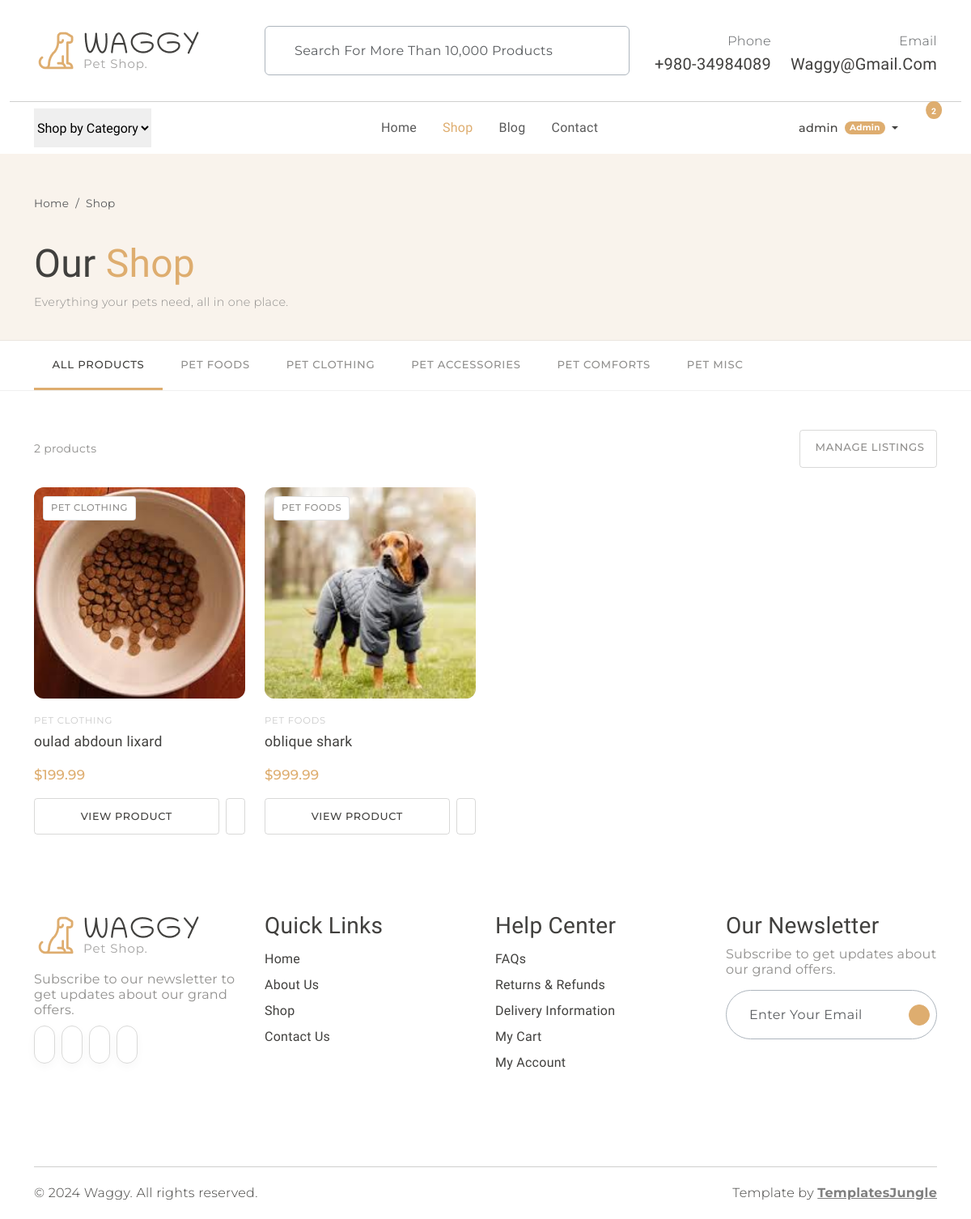
/shop/ (signed in), run on the app's committed database.
### models.py (models this page shows, shortened)
class User(UserMixin, db.Model):
    __tablename__ = "users"
    id               = db.Column(db.Integer,     primary_key=True)
    username         = db.Column(db.String(80),  unique=True, nullable=False)
    email            = db.Column(db.String(120), unique=True, nullable=False)
    password_hash    = db.Column(db.String(256), nullable=False)
    role             = db.Column(db.String(20),  nullable=False, default="customer")
    is_active        = db.Column(db.Boolean,     nullable=False, default=True)
    is_seeded_admin  = db.Column(db.Boolean,     nullable=False, default=False)
    created_at       = db.Column(db.DateTime,    nullable=False, default=datetime.utcnow)
    last_login_at    = db.Column(db.DateTime,    nullable=True)
    @property
    def is_admin(self) -> bool:
        return self.role == "admin"

class Product(db.Model):
    __tablename__ = "products"
    id                   = db.Column(db.Integer,     primary_key=True)
    name                 = db.Column(db.String(120), nullable=False)
    slug                 = db.Column(db.String(160), unique=True, nullable=True, index=True)
    category             = db.Column(db.String(30),  nullable=False, default="misc")
    description          = db.Column(db.Text,        nullable=False, default="")
    extended_description = db.Column(db.Text,        nullable=False, default="")
    image_filename       = db.Column(db.String(256), nullable=True)
    price                = db.Column(db.Float,       nullable=False, default=0.0)
    is_active            = db.Column(db.Boolean,     nullable=False, default=True)
    stock                = db.Column(db.Integer,     nullable=False, default=0)
    created_at           = db.Column(db.DateTime,    nullable=False, default=datetime.utcnow)
    updated_at           = db.Column(db.DateTime,    nullable=False, default=datetime.utcnow,
                                     onupdate=datetime.utcnow)
    cart_items = db.relationship(
        "CartItem",
        backref=db.backref("product", lazy="joined"),
        cascade="all, delete-orphan",
        passive_deletes=True,
    )
    @property
    def category_label(self) -> str:
        return PRODUCT_CATEGORIES.get(self.category, self.category.capitalize())
    @property
    def image_url(self) -> str:
        if self.image_filename:
            return f"images/products/{self.image_filename}"
        return "images/item1.jpg"

### shop.py (the view)
@shop_bp.route("/")
def index():
    category = request.args.get("category", "all")
    q = Product.query.filter_by(is_active=True)
    if category and category != "all":
        q = q.filter_by(category=category)
    products = q.order_by(Product.created_at.desc()).all()
    return render_template(
        "shop/index.html",
        products=products,
        categories=PRODUCT_CATEGORIES,
        active_category=category,
    )

### templates/shop/index.html (shortened to what this page needs)
{% extends "base.html" %}
{% block content %}
<div class="shop-hero">
  <div class="container">
    <nav aria-label="breadcrumb" class="mb-2">
      <ol class="breadcrumb mb-0">
        <li class="breadcrumb-item"><a href="{{ url_for('main.index') }}" class="text-muted text-decoration-none">Home</a></li>
        <li class="breadcrumb-item active text-muted">Shop</li>
      </ol>
    </nav>
    <h1 class="fw-normal">Our <span class="text-primary">Shop</span></h1>
    <p class="secondary-font mb-0" style="color:#908F8D; font-size:0.9rem;">
      Everything your pets need, all in one place.
    </p>
  </div>
</div>
<div class="category-bar">
  <div class="container">
    <div class="inner">
      <a href="{{ url_for('shop.index') }}"
         class="cat-btn {% if active_category == 'all' %}active{% endif %}">
        All Products
      </a>
      {% for key, label in categories.items() %}
        <a href="{{ url_for('shop.index', category=key) }}"
           class="cat-btn {% if active_category == key %}active{% endif %}">
          {{ label }}
        </a>
      {% endfor %}
    </div>
  </div>
</div>
<div class="container my-5">
  <div class="results-bar">
    <span class="results-count">
      {% if products %}
        {{ products | length }} product{{ 's' if products | length != 1 }}
      {% else %}
        No products found
      {% endif %}
    </span>
    {% if current_user.is_authenticated and current_user.is_admin %}
      <a href="{{ url_for('shop.change_listing') }}" class="admin-manage-link">
        Manage Listings
      </a>
    {% endif %}
  </div>
  {% if products %}
    <div class="row row-cols-2 row-cols-md-3 row-cols-lg-4 g-4">
      {% for product in products %}
        <div class="col">
          <div class="product-card">
            <div class="product-card__img-wrap">
              <a href="{{ url_for('shop.product_detail', slug=product.slug) }}">
                <img
                  src="{{ url_for('static', filename=product.image_url) }}"
                  alt="{{ product.name }}"
                  onerror="this.src='{{ url_for('static', filename='images/item1.jpg') }}'"
                >
              </a>
              <span class="product-card__badge">{{ product.category_label }}</span>
            </div>
            <div class="product-card__body">
              <div class="product-card__cat">{{ product.category_label }}</div>
              <a href="{{ url_for('shop.product_detail', slug=product.slug) }}"
                 class="product-card__name">
                {{ product.name }}
              </a>
              <div class="product-card__price">${{ "%.2f" | format(product.price) }}</div>
              <div class="product-card__actions">
                <a href="{{ url_for('shop.product_detail', slug=product.slug) }}"
                   class="btn-add-cart">View Product</a>
                <a href="#" class="btn-wishlist-sm" title="Add to wishlist">
                </a>
              </div>
            </div>
          </div>
        </div>
      {% endfor %}
    </div>
  {% endif %}
</div>
{% endblock %}

### templates/base.html (shortened to what this page needs)
<!DOCTYPE html>
<html lang="en">
<head>
  <link rel="stylesheet" href="https://cdn.jsdelivr.net/npm/swiper@9/swiper-bundle.min.css" />
  <link href="https://cdn.jsdelivr.net/npm/bootstrap@5.3.0-alpha3/dist/css/bootstrap.min.css" rel="stylesheet"
>
  <link rel="stylesheet" href="{{ url_for('static', filename='css/normalize.css') }}">
  <link rel="stylesheet" href="{{ url_for('static', filename='css/vendor.css') }}">
  <link rel="stylesheet" href="{{ url_for('static', filename='style.css') }}">
</head>
<body>
  <header>
    <div class="container py-2">
      <div class="row py-4 pb-0 pb-sm-4 align-items-center">
        <div class="col-sm-4 col-lg-3 text-center text-sm-start">
          <a href="{{ url_for('main.index') }}">
            <img src="{{ url_for('static', filename='images/logo.png') }}" alt="Waggy" class="img-fluid">
          </a>
        </div>
        <div class="col-sm-6 offset-sm-2 offset-md-0 col-lg-5 d-none d-lg-block">
          <div class="search-bar border rounded-2 px-3 border-dark-subtle">
            <form class="text-center d-flex align-items-center"
                  action="{{ url_for('shop.search') }}" method="get">
              <input type="text" class="form-control border-0 bg-transparent"
                     placeholder="Search for more than 10,000 products"
                     name="q"
                     value="{{ request.args.get('q', '') if request.endpoint == 'shop.search' else '' }}" />
            </form>
          </div>
        </div>
        <div class="col-sm-8 col-lg-4 d-flex justify-content-end gap-4 align-items-center mt-4 mt-sm-0 justify-content-center justify-content-sm-end">
          <div class="support-box text-end d-none d-xl-block">
            <span class="fs-6 secondary-font text-muted">Phone</span>
            <h5 class="mb-0">+980-34984089</h5>
          </div>
          <div class="support-box text-end d-none d-xl-block">
            <span class="fs-6 secondary-font text-muted">Email</span>
            <h5 class="mb-0">waggy@gmail.com</h5>
          </div>
        </div>
      </div>
    </div>
    <div class="container-fluid"><hr class="m-0"></div>
    <div class="container">
      <nav class="main-menu d-flex navbar navbar-expand-lg">
        <div class="offcanvas offcanvas-end" tabindex="-1" id="offcanvasNavbar">
          <div class="offcanvas-body justify-content-between">
            <select class="filter-categories border-0 mb-0 me-5">
              <option>Shop by Category</option>
            </select>
            <ul class="navbar-nav menu-list list-unstyled d-flex gap-md-3 mb-0">
              <li class="nav-item">
                <a href="{{ url_for('main.index') }}"
                   class="nav-link {% if request.endpoint == 'main.index' %}active{% endif %}">
                  Home
                </a>
              </li>
              <li class="nav-item">
                <a href="{{ url_for('shop.index') }}"
                   class="nav-link {% if request.endpoint and request.endpoint.startswith('shop.') %}active{% endif %}">
                  Shop
                </a>
              </li>
              <li class="nav-item">
                <a href="#" class="nav-link">Blog</a>
              </li>
              <li class="nav-item">
                <a href="#" class="nav-link">Contact</a>
              </li>
            </ul>
            <div class="d-none d-lg-flex align-items-center">
              <ul class="d-flex justify-content-end list-unstyled m-0 align-items-center gap-1">
                {% if current_user.is_authenticated %}
                  <li class="nav-item dropdown">
                    <a class="nav-link dropdown-toggle d-flex align-items-center gap-1 mx-2"
                       href="#" role="button" data-bs-toggle="dropdown" aria-expanded="false">
                      <span class="secondary-font" style="font-size:0.9rem; font-weight:500;">
                        {{ current_user.username }}
                      </span>
                      {% if current_user.is_admin %}
                        <span class="badge rounded-pill bg-primary ms-1"
                              style="font-family:var(--secondary-font); font-size:0.65rem; padding:0.3em 0.6em;">
                          Admin
                        </span>
                      {% endif %}
                    </a>
                  </li>
                {% endif %}
                <li>
                </li>
                <li class="position-relative">
                  <a href="{{ url_for('cart.view_cart') }}" class="mx-2"
                     data-bs-toggle="offcanvas" data-bs-target="#offcanvasCart">
                    <span class="position-absolute translate-middle badge rounded-circle bg-primary pt-2 cart-badge"
                          style="font-size:0.65rem; top:2px; left:calc(100% - 4px);
                                 {{ 'display:none;' if cart_count == 0 }}">
                      {{ cart_count if cart_count > 0 else '' }}
                    </span>
                  </a>
                </li>
              </ul>
            </div>
          </div>
        </div>
      </nav>
    </div>
  </header>
  {% block content %}{% endblock %}
  <footer id="footer" class="my-5">
    <div class="container py-5 my-5">
      <div class="row">
        <div class="col-md-3">
          <div class="footer-menu">
            <img src="{{ url_for('static', filename='images/logo.png') }}" alt="Waggy">
            <p class="blog-paragraph fs-6 mt-3">Subscribe to our newsletter to get updates about our grand offers.</p>
            <div class="social-links">
              <ul class="d-flex list-unstyled gap-2">
                <li class="social"><a href="#"><iconify-icon class="social-icon" icon="ri:facebook-fill"></iconify-icon></a></li>
                <li class="social"><a href="#"><iconify-icon class="social-icon" icon="ri:twitter-fill"></iconify-icon></a></li>
                <li class="social"><a href="#"><iconify-icon class="social-icon" icon="ri:instagram-fill"></iconify-icon></a></li>
                <li class="social"><a href="#"><iconify-icon class="social-icon" icon="ri:youtube-fill"></iconify-icon></a></li>
              </ul>
            </div>
          </div>
        </div>
        <div class="col-md-3">
          <div class="footer-menu">
            <h3>Quick Links</h3>
            <ul class="menu-list list-unstyled">
              <li class="menu-item"><a href="{{ url_for('main.index') }}" class="nav-link">Home</a></li>
              <li class="menu-item"><a href="#" class="nav-link">About Us</a></li>
              <li class="menu-item"><a href="{{ url_for('shop.index') }}" class="nav-link">Shop</a></li>
              <li class="menu-item"><a href="#" class="nav-link">Contact Us</a></li>
            </ul>
          </div>
        </div>
        <div class="col-md-3">
          <div class="footer-menu">
            <h3>Help Center</h3>
            <ul class="menu-list list-unstyled">
              <li class="menu-item"><a href="#" class="nav-link">FAQs</a></li>
              <li class="menu-item"><a href="#" class="nav-link">Returns &amp; Refunds</a></li>
              <li class="menu-item"><a href="#" class="nav-link">Delivery Information</a></li>
              <li class="menu-item">
                <a href="{{ url_for('cart.view_cart') }}" class="nav-link">My Cart</a>
              </li>
              {% if current_user.is_authenticated %}
                <li class="menu-item"><a href="{{ url_for('main.dashboard') }}" class="nav-link">My Account</a></li>
              {% else %}
                <li class="menu-item"><a href="{{ url_for('auth.login') }}" class="nav-link">Login / Register</a></li>
              {% endif %}
            </ul>
          </div>
        </div>
        <div class="col-md-3">
          <div>
            <h3>Our Newsletter</h3>
            <p class="blog-paragraph fs-6">Subscribe to get updates about our grand offers.</p>
            <div class="search-bar border rounded-pill border-dark-subtle px-2">
              <form class="text-center d-flex align-items-center" action="" method="post">
                <input type="email" class="form-control border-0 bg-transparent" placeholder="Enter your email" />
                <iconify-icon class="send-icon" icon="tabler:location-filled"></iconify-icon>
              </form>
            </div>
          </div>
        </div>
      </div>
    </div>
  </footer>
  <div id="footer-bottom">
    <div class="container">
      <hr class="m-0">
      <div class="row mt-3">
        <div class="col-md-6 copyright">
          <p class="secondary-font">© 2024 Waggy. All rights reserved.</p>
        </div>
        <div class="col-md-6 text-md-end">
          <p class="secondary-font">
            Template by <a href="https://templatesjungle.com/" target="_blank"
              class="text-decoration-underline fw-bold text-black-50">TemplatesJungle</a>
          </p>
        </div>
      </div>
    </div>
  </div>
</body>
</html>

### data on the page
User: username "admin"
Product: image_filename (picture), category_label "PET CLOTHING", name "oulad abdoun lixard", price "199.99"
Product: image_filename (picture), category_label "PET FOODS", name "oblique shark", price "999.99"

### other printed values
{{ cart_count if cart_count > 0 else '' }} "2"
{{ label }} "PET FOODS" "PET CLOTHING" "PET ACCESSORIES" "PET COMFORTS" "PET MISC"
{{ products | length }} "2"
{{ 's' if products | length != 1 }} "s"
